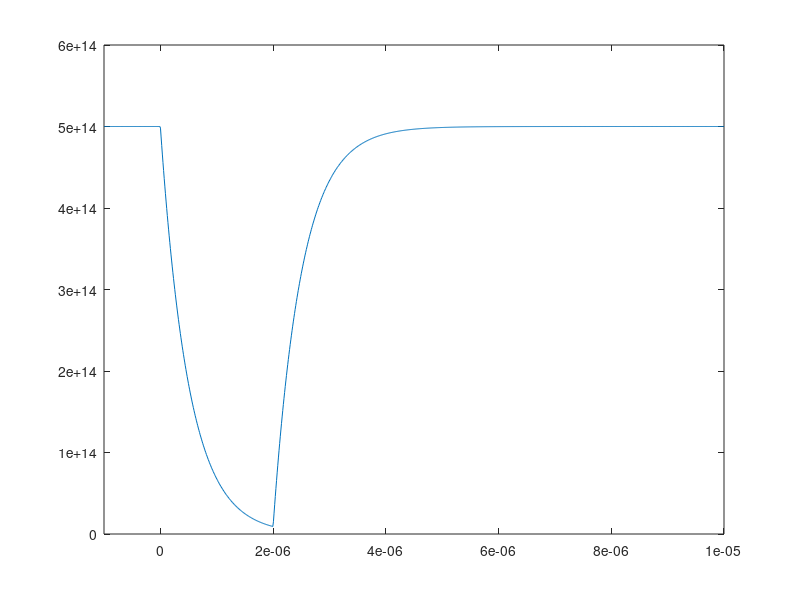

The MATLAB script that drew this image:
clc,clear
x=linspace(-1e-6,1e-5,1000);
y=5e14.*(x<0)+5e14*exp(-2e6*x).*(x>=0&x<=2e-6)+(-4.9084e14*exp(-2e6*x+4)+5e14).*(x>2e-6);
plot(x,y);
axis([-1e-6 1e-5 0 6e14]);